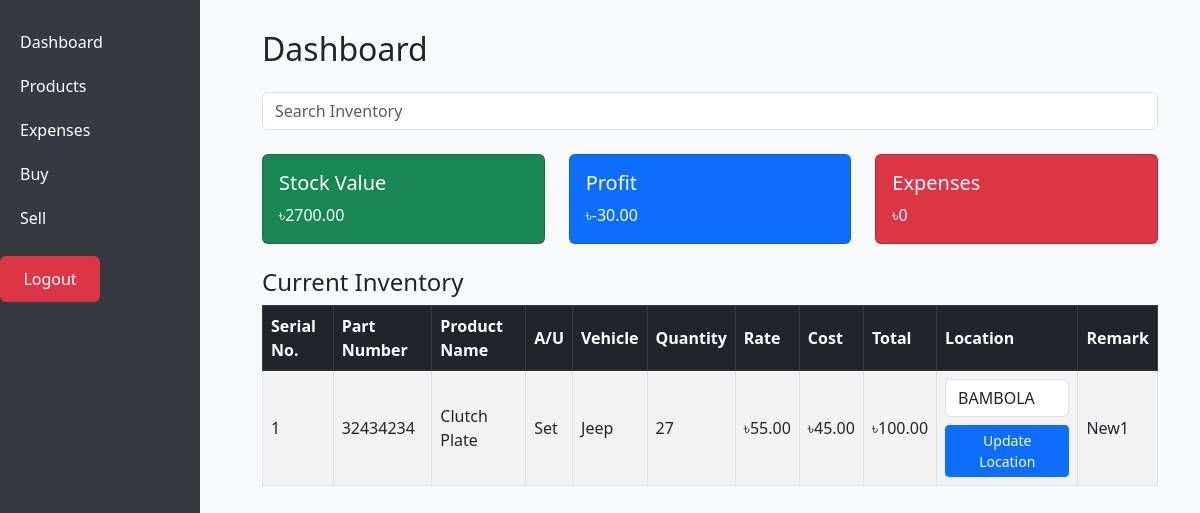
Before: /dashboard/ (signed in) with the older database file.
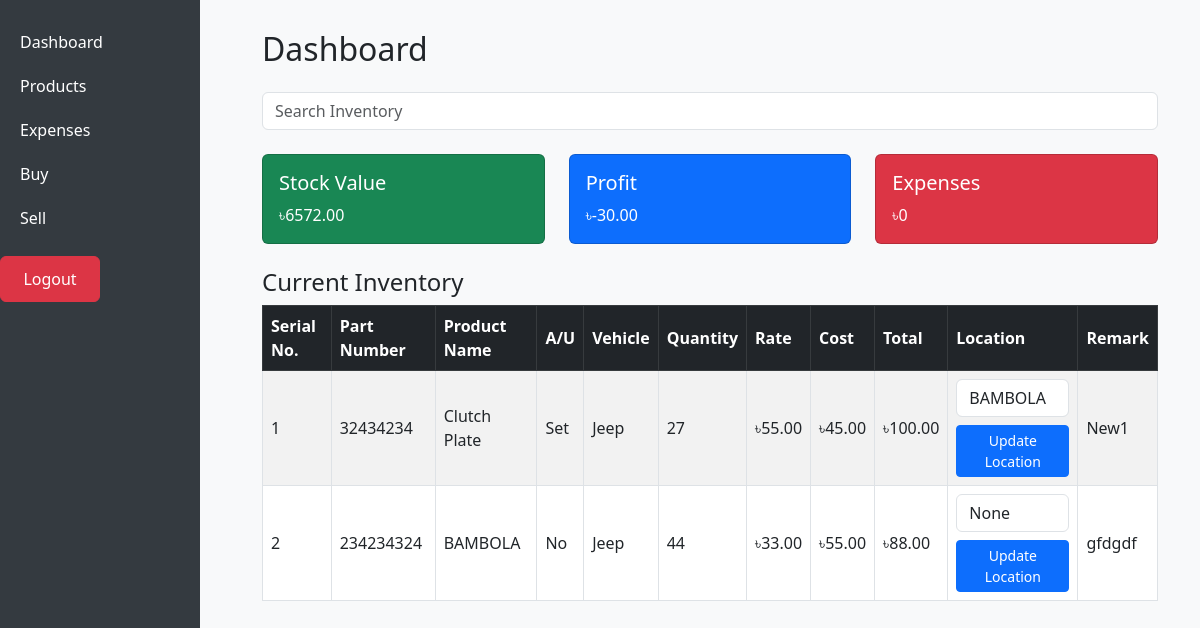
After: the same page with the newer database file.
### inventory/models.py (models this page shows, shortened)
class Inventory(models.Model):
    product = models.OneToOneField(Product, on_delete=models.CASCADE)
    quantity = models.PositiveIntegerField()
    rate = models.DecimalField(max_digits=10, decimal_places=2)
    cost = models.DecimalField(max_digits=10, decimal_places=2)
    location = models.CharField(max_length=255, blank=True, null=True)
    remark = models.TextField(null=True, blank=True)
    @property
    def chs(self):
        return self.rate + self.cost
    @property
    def stock_value(self):
        return self.chs * self.quantity

class Product(models.Model):
    name = models.CharField(max_length=100)
    part_number = models.CharField(max_length=100, unique=True)
    au = models.BooleanField(default=False)  # A/U: Boolean Yes/No
    vehicle = models.CharField(max_length=100, blank=True)  # Vehicle field (optional)

### inventory/views.py (the view, shortened to what this page needs)
# urls.py: path('dashboard/', views.dashboard_view, name='dashboard'),
@login_required(login_url="/")
def dashboard_view(request):
    query = request.GET.get('q', '')
    if query:
        inventories = Inventory.objects.filter(
            Q(product__name__icontains=query) |  # Search in product name
            Q(product__part_number__icontains=query) |  # Search in product part number
            Q(product__vehicle__icontains=query) |  # Search in product vehicle field
            Q(location__icontains=query),  # Search in product PO number field
            quantity__gt=0  # Only include products with quantity > 0
        )
    else:
        inventories = Inventory.objects.filter(quantity__gt=0)
    total_stock_value = sum([inventory.stock_value for inventory in Inventory.objects.all()])
    total_profit = sum([(sales_item.selling_price - (sales_item.product.inventory.rate + sales_item.product.inventory.cost)) * sales_item.quantity for sales_item in SalesItem.objects.all()])
    total_expenses = Expense.objects.aggregate(total=models.Sum('amount'))['total'] or 0
    return render(request, 'inventory/dashboard.html', {
        'inventories': inventories,
        'total_stock_value': total_stock_value,
        'total_profit': total_profit,
        'total_expenses': total_expenses
    })

### inventory/templates/inventory/dashboard.html (shortened to what this page needs)
{% extends 'inventory/base.html' %}
{% block content %}
<div class="container-fluid">
  <h2 class="mb-4">Dashboard</h2>
    <form method="GET" action="{% url 'dashboard' %}">
    <div class="mb-4">
      <input type="text" name="q" class="form-control" placeholder="Search Inventory" value="{{ request.GET.q }}" aria-label="Search Inventory">
    </div>
  </form>
  <div class="row mb-4">
    <div class="col-md-4">
      <div class="card text-white bg-success">
        <div class="card-body">
          <h5 class="card-title">Stock Value</h5>
          <p class="card-text">৳{{ total_stock_value }}</p>
        </div>
      </div>
    </div>
    <div class="col-md-4">
      <div class="card text-white bg-primary">
        <div class="card-body">
          <h5 class="card-title">Profit</h5>
          <p class="card-text">৳{{ total_profit }}</p>
        </div>
      </div>
    </div>
    <div class="col-md-4">
      <div class="card text-white bg-danger">
        <div class="card-body">
          <h5 class="card-title">Expenses</h5>
          <p class="card-text">৳{{ total_expenses }}</p>
        </div>
      </div>
    </div>
  </div>
  <h4>Current Inventory</h4>
    <table class="table table-bordered table-striped table-hover">
      <thead class="table-dark">
        <tr>
          <th>Serial No.</th>
          <th>Part Number</th>
          <th>Product Name</th>
          <th>A/U</th>
          <th>Vehicle</th>
          <th>Quantity</th>
          <th>Rate</th>
          <th>Cost</th>
          <th>Total</th>
          <th>Location</th>
          <th>Remark</th>
        </tr>
      </thead>
      <tbody>
        {% for inventory in inventories %}
        <tr>
          <td>{{ forloop.counter }}</td>
          <td>{{ inventory.product.part_number }}</td>
          <td>{{ inventory.product.name }}</td>
          <td>{% if inventory.product.au %}Set{% else %}No{% endif %}</td>
          <td>{{ inventory.product.vehicle }}</td>
          <td>{{ inventory.quantity }}</td>
          <td>৳{{ inventory.rate }}</td>
          <td>৳{{ inventory.cost }}</td>
          <td>৳{{ inventory.chs }}</td>
          <td>
            <form method="POST" action="{% url 'dashboard' %}">
              <input type="text" name="location" value="{{ inventory.location }}" class="form-control" placeholder="Update location">
              <button type="submit" name="update_location" class="btn btn-sm btn-primary mt-2">Update Location</button>
            </form>
          </td>
          <td>{{ inventory.remark }}</td>
        </tr>
        {% empty %}
        <tr>
          <td colspan="9" class="text-center">No products found with quantity > 0</td>
        </tr>
        {% endfor %}
      </tbody>
    </table>
</div>
{% endblock %}

Changed rows visible on the page:
added Inventory: product.part_number "234234324", product.name "BAMBOLA", shows "No", product.vehicle "Jeep", quantity "44", rate "33.00", cost "55.00", chs "88.00", location "None", remark "gfdgdf"
Other visible differences:
{{ total_stock_value }}: "2700.00" → "6572.00"
